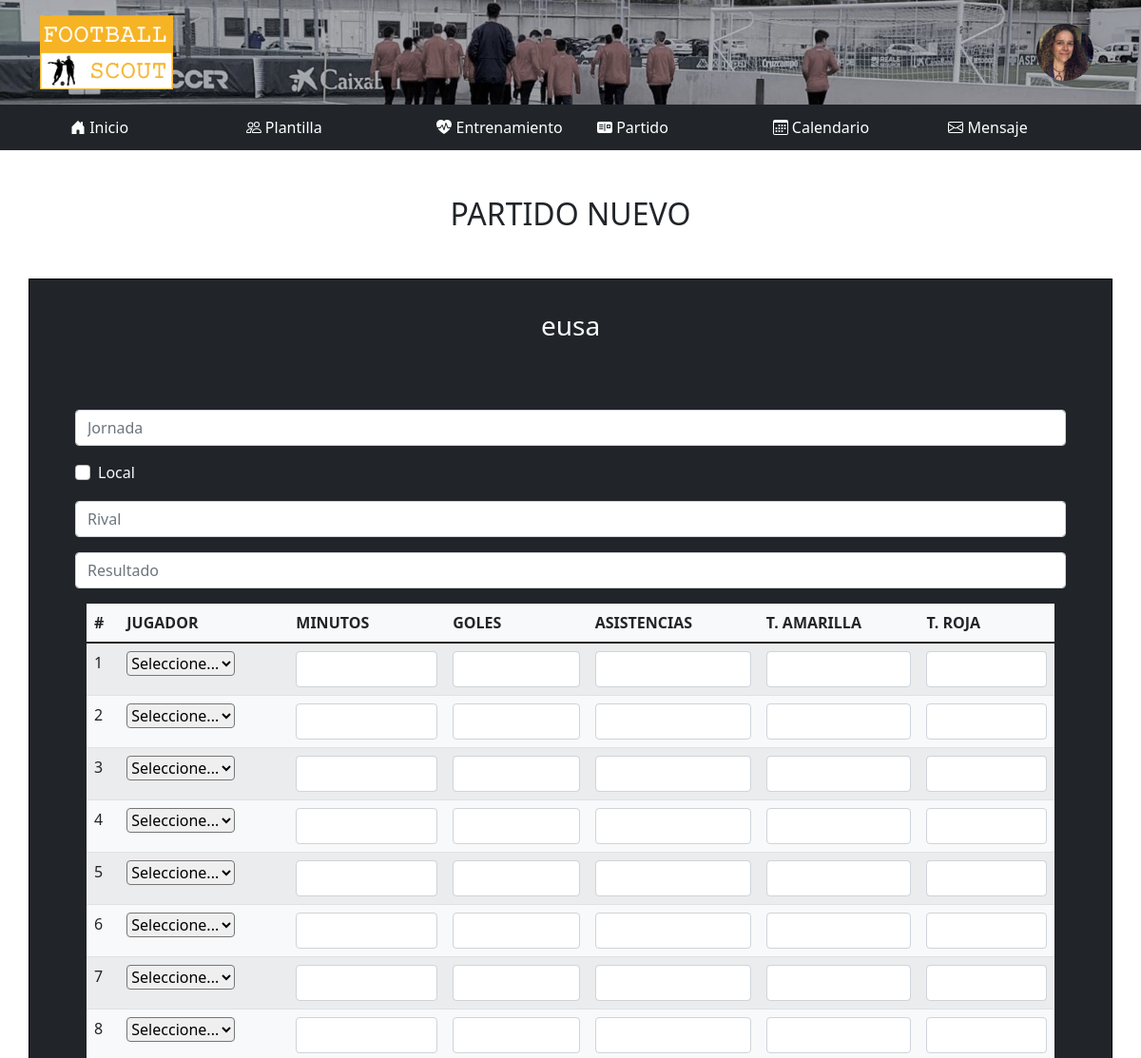
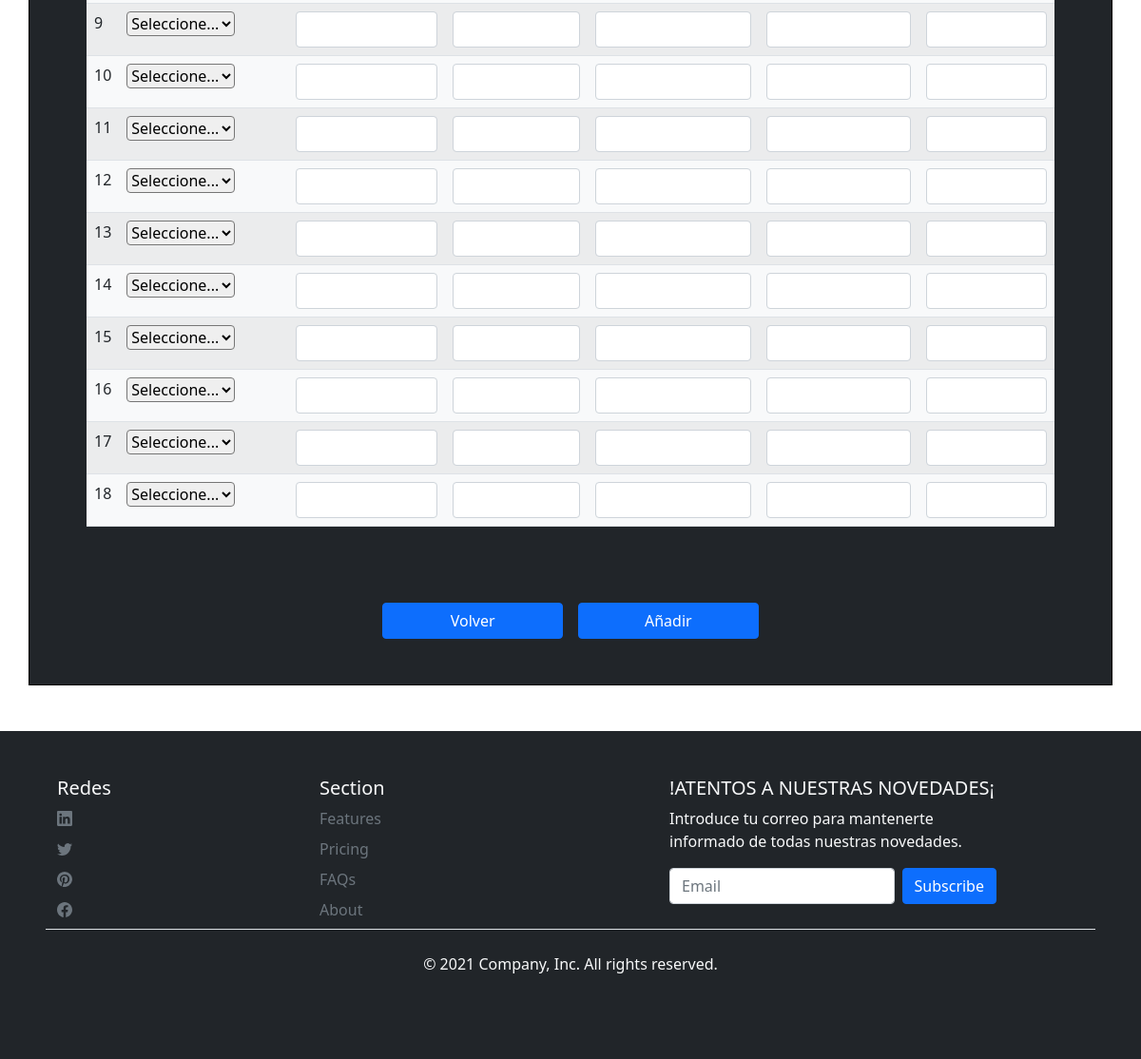
The page /Entrenador/anadirPartido.php (signed in) on the database its author committed (2 pictures, top to bottom).
### tables this page shows
CREATE TABLE `usuarios` (
  `id` tinyint(4) NOT NULL,
  `usuario` varchar(15) NOT NULL,
  `nombre` varchar(15) NOT NULL,
  `apellidos` varchar(40) NOT NULL,
  `confirmado` tinyint(1) NOT NULL DEFAULT 0,
  `correo` varchar(20) NOT NULL,
  `tipo` set('admin','Entrenador','jugador') NOT NULL DEFAULT 'Entrenador',
  `contrasena` varchar(20) NOT NULL,
  `foto` text NOT NULL DEFAULT 'noimage.jpg'
);

CREATE TABLE `entrenadores` (
  `id` tinyint(4) NOT NULL,
  `nombre` varchar(20) NOT NULL,
  `apellidos` varchar(40) NOT NULL,
  `id_equipo` tinyint(4) NOT NULL,
  `id_usuario` tinyint(4) NOT NULL
);

CREATE TABLE `equipos` (
  `id` tinyint(4) NOT NULL,
  `club` varchar(20) NOT NULL,
  `categoria` set('senior','juvenil','cadete','infantil') NOT NULL,
  `nivel` varchar(1) DEFAULT NULL
);

### php/databaseManagement.inc.php (called while the page is built, shortened)
<?php
    function obtenerUsuario($id){
        try {
            $con = new PDO("mysql:host=" . $GLOBALS['servidor'] . ";dbname=" . $GLOBALS['baseDatos'], $GLOBALS['user'], $GLOBALS['pass']);
            $sql = $con->prepare("SELECT * from usuarios where id=:id");
            $sql->bindParam(":id", $id);
            $sql->execute();
            $row = $sql->fetch(PDO::FETCH_ASSOC);
            return $row;
        } catch (PDOException $e) {
            header("location: /php/error.html");
        }
    }
    function obtenerEquipo($id){
        try {
            $con = new PDO("mysql:host=" . $GLOBALS['servidor'] . ";dbname=" . $GLOBALS['baseDatos'], $GLOBALS['user'], $GLOBALS['pass']);
            $sql = $con->prepare("SELECT * from equipos WHERE id=:id");
            $sql->bindParam(":id", $id);
            $sql->execute();
            $row = $sql->fetch(PDO::FETCH_ASSOC);
            return $row;
        } catch (PDOException $e) {
            header("location: /php/error.html");
        }
    }
    function obtenerEntrenador($id_usuario){
        try {
            $con = new PDO("mysql:host=" . $GLOBALS['servidor'] . ";dbname=" . $GLOBALS['baseDatos'], $GLOBALS['user'], $GLOBALS['pass']);
            $sql = $con->prepare("SELECT * FROM `entrenadores` WHERE id_usuario=:id_usuario;");
            $sql->bindParam(":id_usuario", $id_usuario);
            $sql->execute();
            $row = $sql->fetch(PDO::FETCH_ASSOC);
            return $row;
        } catch (PDOException $e) {
            header("location: /php/error.html");
        }
    }
?>

### Entrenador/anadirPartido.php (the view, shortened to what this page needs)
<!doctype html>
<html lang="en">
<head>
    <link rel="stylesheet" href="../css/bootstrap.min.css">
    <link rel="stylesheet" href="../css/headers.css">
    <link rel="stylesheet" href="../css/footers.css">
    <link rel="stylesheet" href="../css/entrenador.css">
</head>
<body>
    <div class="container-fluid" style="background-image: url('../img/banner.jpg');background-repeat: no-repeat;background-size: cover; height: auto;">
        <div class="container">
            <header class="d-flex flex-wrap align-items-center justify-content-center justify-content-md-between py-3">
                <a href="index.php" class="d-flex align-items-center col-md-3 mb-2 mb-md-0 text-dark text-decoration-none">
                    <img src="../img/logo.png" class="bi me-2" width="140">
                </a>
                <div class="col-md-3 text-end">
                    <button type="button" class="bg-transparent border-transparent" data-bs-toggle="modal" data-bs-target="#staticBackdrop">
                        <?php include_once "../php/databaseManagement.inc.php";
                            $id_usuario = $_SESSION['id'];
                            echo "<img src='../img/".obtenerUsuario($id_usuario)['foto']."' alt='entrenador' width='60' class='rounded-circle'>";
                        ?>
                    </button>
                </div>
            </header>
        </div>
    </div>
    <nav class="container-fluid bg-dark">
        <div class="container">
            <ul class="row">
                <li class="col-2">
                    <a href="index.php">
                       Inicio</a>
                </li>
                <li class="col-2">
                    <a href="plantilla.php">
                   Plantilla</a>
                </li>
                <li class="col-2">
                      <a href="entrenamiento.php">  Entrenamiento</a></li>
                <li class="col-2">
                    <a href="partido.php">  Partido</a></li>
                <li class="col-2">
                    <a href="#">  Calendario</a></li>
                <li class="col-2">
                    <a href="mensajes.html">  Mensaje</a></li>
            </ul>
        </div>
    </nav>
    <section>
        <h2 class="text-center my-5">PARTIDO NUEVO</h2>
        <article class="container bg-dark mb-5">
            <form class="form-register" action="partidoNuevo.php" method="POST" enctype="multipart/form-data">
                <h3 class="text-light text-center"><?php echo obtenerEquipo(obtenerEntrenador($id_usuario)['id_equipo'])['club'] ?></h3>
                <div class="container p-5">
                    <div class="row justify-content-center my-3">
                        <input type="number" class="form-control" name="jornada" id="validationCustom01" placeholder="Jornada" required>
                    </div>
                    <div class="row my-3">
                        <div class="form-check">
                            <label class="form-check-label text-light" for="invalidCheck">
                                Local
                            </label>
                            <input class="form-check-input" type="checkbox" name="localidad" value="1" id="invalidCheck">
                        </div>
                    </div>
                    <div class="row justify-content-center my-3">
                        <input type="text" class="form-control" name="rival" id="validationCustom01" placeholder="Rival" required>
                    </div>
                    <div class="row justify-content-center my-3">
                        <input type="text" class="form-control" name="resultado" id="validationCustom01" placeholder="Resultado" required>
                    </div>
                    <table class="table table-striped table-hover bg-light">
                        <thead>
                            <th>#</th>
                            <th>JUGADOR</th>
                            <th>MINUTOS</th>
                            <th>GOLES</th>
                            <th>ASISTENCIAS</th>
                            <th>T. AMARILLA</th>
                            <th>T. ROJA</th>
                        </thead>
                        <tbody>
                            <?php
                                for($i=0;$i<18;$i++){
                                    echo "<tr>";
                                        echo "<td>".($i+1)."</td>";
                                        echo "<td>";
                                            echo "<select class='rounded' name='id_jugador".$i."' required>";
                                                echo "<option selected value='0'>Seleccione...</option>";
                                            echo "</select>";
                                        echo "</td>";
                                        echo "<td><input type='number' class='form-control' name='minutos".$i."'></td>";
                                        echo "<td><input type='number' class='form-control' name='goles".$i."'></td>";
                                        echo "<td><input type='number' class='form-control' name='asistencias".$i."'></td>";
                                        echo "<td><input type='number' class='form-control' name='tarjetaAmarilla".$i."'></td>";
                                        echo "<td><input type='number' class='form-control' name='tarjetaRoja".$i."'></td>";
                                    echo "</tr>";
                                }
                            ?>
                        </tbody>
                    </table>
                </div>
                <div class="row justify-content-center my-3">
                    <a class="btn btn-primary col-2 mx-2" href="partido.php">Volver</a>
                    <button class="btn btn-primary col-2 mx-2" type="submit">Añadir</button>
                </div>
            </form>
        </article>
    </section>
    <footer class="container-fluid bg-dark text-light p-5">
        <div class="container">
            <div class="row">
                <div class="col-3">
                    <h5>Redes</h5>
                    <ul class="nav flex-column">
                        <li class="nav-item mb-2">
                            <a href="#" class="nav-link p-0 text-muted">
                            </a>
                        </li>
                        <li class="nav-item mb-2">
                            <a href="#" class="nav-link p-0 text-muted">
                            </a>
                        </li>
                        <li class="nav-item mb-2">
                            <a href="#" class="nav-link p-0 text-muted">
                            </a>
                        </li>
                        <li class="nav-item mb-2">
                            <a href="#" class="nav-link p-0 text-muted">
                            </a>
                        </li>
                    </ul>
                </div>
                <div class="col-3">
                    <h5>Section</h5>
                    <ul class="nav flex-column">
                        <li class="nav-item mb-2"><a href="#" class="nav-link p-0 text-muted">Features</a></li>
                        <li class="nav-item mb-2"><a href="#" class="nav-link p-0 text-muted">Pricing</a></li>
                        <li class="nav-item mb-2"><a href="#" class="nav-link p-0 text-muted">FAQs</a></li>
                        <li class="nav-item mb-2"><a href="#" class="nav-link p-0 text-muted">About</a></li>
                    </ul>
                </div>
                <div class="col-4 offset-1">
                    <form>
                        <h5>!ATENTOS A NUESTRAS NOVEDADES¡</h5>
                        <p>Introduce tu correo para mantenerte informado de todas nuestras novedades.</p>
                        <div class="d-flex w-100 gap-2">
                            <input id="newsletter1" type="text" class="form-control" placeholder="Email">
                            <button class="btn btn-primary" type="button">Subscribe</button>
                        </div>
                    </form>
                </div>
            </div>
        </div>
        <div class="d-flex justify-content-center py-4 border-top">
            <p>&copy; 2021 Company, Inc. All rights reserved.</p>
        </div>
    </footer>
</body>
</html>

### css/headers.css (style rules this page uses)
.bi { vertical-align: -.125em; fill: currentColor; }

### css/footers.css (style rules this page uses)
.bi { vertical-align: -.125em; fill: currentColor; }

### css/entrenador.css (style rules this page uses)
button { background-color: #ffc04b; border: #ffc04b; color: white; border-radius: 0.2em; padding: 0.5em; font-weight: 700; }
nav ul { height: 3em; -webkit-box-align: center; -ms-flex-align: center; align-items: center; }
nav ul a { color: white; text-decoration: none; }
article { border: 1px solid black; padding: 2em; }
article select { margin-right: 3em; width: auto; }

### rows shown on the page
usuarios: foto (picture)
entrenadores: id_equipo.club "eusa"
